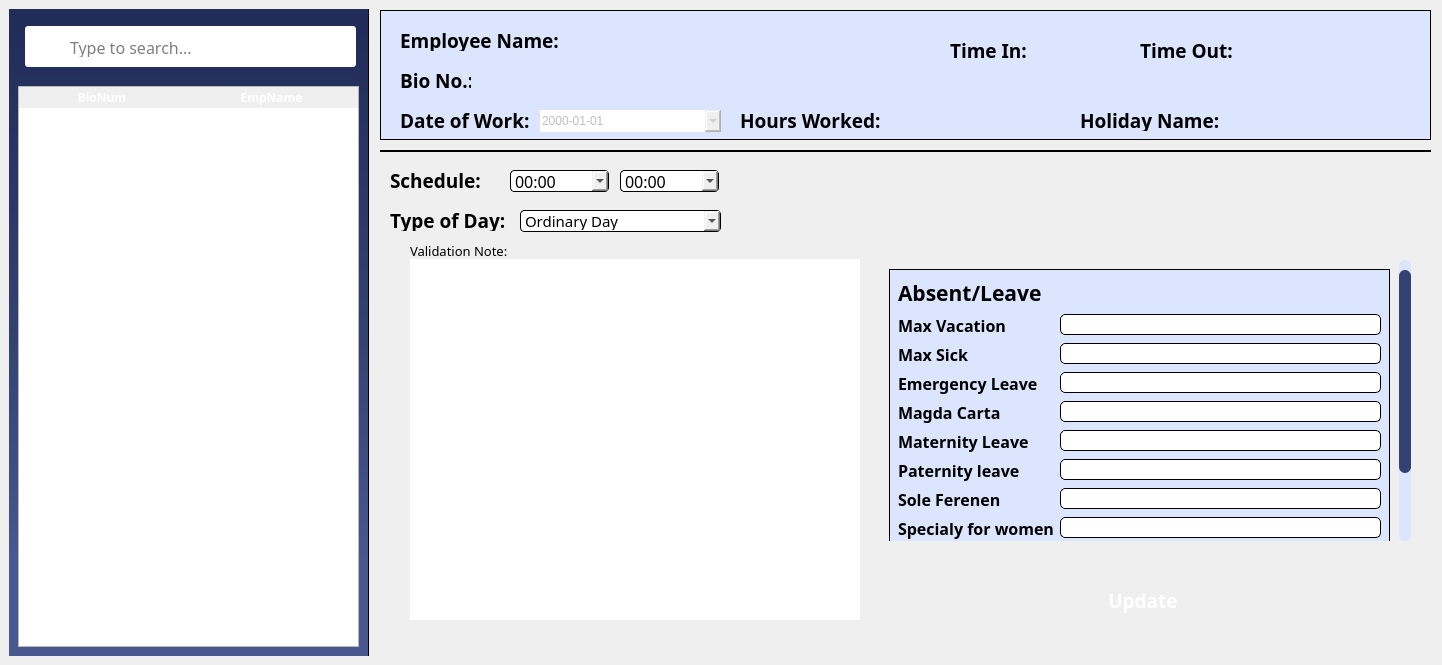
<?xml version="1.0" encoding="UTF-8"?>
<ui version="4.0">
 <class>Dialog</class>
 <widget class="QDialog" name="Dialog">
  <property name="geometry">
   <rect>
    <x>0</x>
    <y>0</y>
    <width>1442</width>
    <height>665</height>
   </rect>
  </property>
  <property name="font">
   <font>
    <family>poppins</family>
   </font>
  </property>
  <property name="windowTitle">
   <string>Schedule</string>
  </property>
  <property name="windowIcon">
   <iconset>
    <normaloff>../Icons/logo.svg</normaloff>../Icons/logo.svg</iconset>
  </property>
  <property name="styleSheet">
   <string notr="true">#employeeRate, #widget_3, #employeeDetails{
background-color: #DCE5FE;
border: 1px solid black;
}

QLineEdit{
background-color: rgb(255, 255, 255);
border-radius: 5px;
border: 1px solid black;
font-family: Poppins;
}

/* VERTICAL SCROLLBAR */
QScrollBar:vertical {
    border: none;
    background-color: rgba(220, 229, 254, 1); /* Updated background color */
    width: 12px;
    margin: 0;
    height: auto;
    border-radius: 6px;
}

/* HANDLE BAR VERTICAL */
QScrollBar::handle:vertical {
    background-color: rgba(52, 66, 115, 1); /* Handle color */
    min-height: 48px;
    border-radius: 6px;
    margin-top: 10px;
}

/* REMOVE THE UP ARROW BUTTON */
QScrollBar::sub-line:vertical {
    border: none;
    background: none;
    height: 0px;
    width: 0px;
}

/* REMOVE THE DOWN ARROW BUTTON */
QScrollBar::add-line:vertical {
    border: none;
    background: none;
    height: 0px;
    width: 0px;
}

/* REMOVE THE SPACE LEFT BY THE UP AND DOWN ARROW BUTTONS */
QScrollBar::sub-page:vertical, QScrollBar::add-page:vertical {
    background: none;
}</string>
  </property>
  <widget class="QWidget" name="widget_4" native="true">
   <property name="geometry">
    <rect>
     <x>9</x>
     <y>9</y>
     <width>361</width>
     <height>647</height>
    </rect>
   </property>
   <property name="minimumSize">
    <size>
     <width>100</width>
     <height>647</height>
    </size>
   </property>
   <widget class="QFrame" name="sideBar">
    <property name="geometry">
     <rect>
      <x>-1</x>
      <y>-3</y>
      <width>361</width>
      <height>651</height>
     </rect>
    </property>
    <property name="styleSheet">
     <string notr="true">#sideBar{
	background-color: qlineargradient(spread:pad, x1:0.508, y1:0.0340909, x2:0.503051, y2:1, stop:0 rgba(33, 44, 89, 255), stop:0.497175 rgba(52, 66, 115, 255), stop:0.847458 rgba(72, 87, 142, 255))
}</string>
    </property>
    <property name="frameShape">
     <enum>QFrame::StyledPanel</enum>
    </property>
    <property name="frameShadow">
     <enum>QFrame::Raised</enum>
    </property>
    <widget class="QFrame" name="searchBar">
     <property name="geometry">
      <rect>
       <x>17</x>
       <y>20</y>
       <width>331</width>
       <height>41</height>
      </rect>
     </property>
     <property name="focusPolicy">
      <enum>Qt::StrongFocus</enum>
     </property>
     <property name="styleSheet">
      <string notr="true">#searchBar{
	border: 1px solid &quot;#CBD5E0&quot;;
	border-radius: 3px; 
 	background-color: white;
}</string>
     </property>
     <property name="frameShape">
      <enum>QFrame::StyledPanel</enum>
     </property>
     <property name="frameShadow">
      <enum>QFrame::Raised</enum>
     </property>
     <widget class="QLineEdit" name="searchBioNum">
      <property name="geometry">
       <rect>
        <x>43</x>
        <y>10</y>
        <width>281</width>
        <height>21</height>
       </rect>
      </property>
      <property name="font">
       <font>
        <family>Poppins</family>
        <pointsize>12</pointsize>
       </font>
      </property>
      <property name="focusPolicy">
       <enum>Qt::ClickFocus</enum>
      </property>
      <property name="styleSheet">
       <string notr="true">border: none;</string>
      </property>
      <property name="text">
       <string/>
      </property>
      <property name="frame">
       <bool>false</bool>
      </property>
      <property name="placeholderText">
       <string>Type to search...</string>
      </property>
     </widget>
     <widget class="QLabel" name="searchIcon">
      <property name="geometry">
       <rect>
        <x>10</x>
        <y>10</y>
        <width>31</width>
        <height>21</height>
       </rect>
      </property>
      <property name="styleSheet">
       <string notr="true">#searchIcon{
	background-color: white;
}</string>
      </property>
      <property name="text">
       <string/>
      </property>
      <property name="pixmap">
       <pixmap>../Icons/search.svg</pixmap>
      </property>
      <property name="scaledContents">
       <bool>false</bool>
      </property>
      <property name="alignment">
       <set>Qt::AlignCenter</set>
      </property>
     </widget>
    </widget>
    <widget class="QWidget" name="widget_2" native="true">
     <property name="geometry">
      <rect>
       <x>10</x>
       <y>80</y>
       <width>274</width>
       <height>210</height>
      </rect>
     </property>
     <property name="styleSheet">
      <string notr="true">#btnCheckSched, #btnFilter {
	background-color: &quot;#546aba&quot;;
	color: white;
	border-radius: 5px;
}

#btnTimeSheet, #btnImport{
border-radius: 5px;
	color: white;
background-color: &quot;#30d977&quot;;
}

#btnExport{
background-color: rgb(255, 110, 112);
	color: white;
	border-radius: 5px;
}

#btnCheckSched:hover, #btnFilter:hover{
background-color: #485ba1;
}

#btnTimeSheet:hover, #btnImport:hover{
	background-color: &quot;#26ad5f&quot;;
}

#btnExport:hover{
background-color: #c75657;
}

</string>
     </property>
     <layout class="QVBoxLayout" name="verticalLayout_2"/>
    </widget>
    <widget class="QTableWidget" name="employeeTable">
     <property name="geometry">
      <rect>
       <x>10</x>
       <y>80</y>
       <width>341</width>
       <height>561</height>
      </rect>
     </property>
     <property name="sizePolicy">
      <sizepolicy hsizetype="Fixed" vsizetype="Fixed">
       <horstretch>0</horstretch>
       <verstretch>0</verstretch>
      </sizepolicy>
     </property>
     <property name="font">
      <font>
       <family>Poppins SemiBold</family>
       <pointsize>12</pointsize>
       <weight>75</weight>
       <bold>true</bold>
      </font>
     </property>
     <property name="focusPolicy">
      <enum>Qt::ClickFocus</enum>
     </property>
     <property name="contextMenuPolicy">
      <enum>Qt::DefaultContextMenu</enum>
     </property>
     <property name="styleSheet">
      <string notr="true">/* Header Design */

QHeaderView::section {
	font-family: Poppins;
	font-weight: bold;
	font-size: 12px;
	color: white;
	background-color: &quot;#344273&quot;;
	border: none;
}

/* Style for the selected row */
QTableView::item:selected:active {
	 selection-background-color: &quot;#9DADDF&quot;;
}

/* Style for the alternate row */
QTableWidget {
	alternate-background-color: &quot;#DDDDDD&quot;;
}</string>
     </property>
     <property name="horizontalScrollBarPolicy">
      <enum>Qt::ScrollBarAsNeeded</enum>
     </property>
     <property name="sizeAdjustPolicy">
      <enum>QAbstractScrollArea::AdjustIgnored</enum>
     </property>
     <property name="editTriggers">
      <set>QAbstractItemView::NoEditTriggers</set>
     </property>
     <property name="tabKeyNavigation">
      <bool>false</bool>
     </property>
     <property name="showDropIndicator" stdset="0">
      <bool>false</bool>
     </property>
     <property name="dragDropOverwriteMode">
      <bool>false</bool>
     </property>
     <property name="alternatingRowColors">
      <bool>true</bool>
     </property>
     <property name="selectionMode">
      <enum>QAbstractItemView::SingleSelection</enum>
     </property>
     <property name="selectionBehavior">
      <enum>QAbstractItemView::SelectRows</enum>
     </property>
     <property name="textElideMode">
      <enum>Qt::ElideRight</enum>
     </property>
     <property name="showGrid">
      <bool>false</bool>
     </property>
     <property name="gridStyle">
      <enum>Qt::SolidLine</enum>
     </property>
     <property name="cornerButtonEnabled">
      <bool>false</bool>
     </property>
     <property name="columnCount">
      <number>2</number>
     </property>
     <attribute name="horizontalHeaderVisible">
      <bool>true</bool>
     </attribute>
     <attribute name="horizontalHeaderCascadingSectionResizes">
      <bool>true</bool>
     </attribute>
     <attribute name="horizontalHeaderMinimumSectionSize">
      <number>50</number>
     </attribute>
     <attribute name="horizontalHeaderDefaultSectionSize">
      <number>166</number>
     </attribute>
     <attribute name="horizontalHeaderHighlightSections">
      <bool>true</bool>
     </attribute>
     <attribute name="horizontalHeaderShowSortIndicator" stdset="0">
      <bool>false</bool>
     </attribute>
     <attribute name="horizontalHeaderStretchLastSection">
      <bool>true</bool>
     </attribute>
     <attribute name="verticalHeaderVisible">
      <bool>false</bool>
     </attribute>
     <attribute name="verticalHeaderDefaultSectionSize">
      <number>31</number>
     </attribute>
     <attribute name="verticalHeaderHighlightSections">
      <bool>false</bool>
     </attribute>
     <column>
      <property name="text">
       <string>BioNum</string>
      </property>
     </column>
     <column>
      <property name="text">
       <string>EmpName</string>
      </property>
      <property name="font">
       <font>
        <pointsize>8</pointsize>
       </font>
      </property>
     </column>
    </widget>
   </widget>
  </widget>
  <widget class="QWidget" name="widget" native="true">
   <property name="geometry">
    <rect>
     <x>380</x>
     <y>10</y>
     <width>1051</width>
     <height>647</height>
    </rect>
   </property>
   <property name="minimumSize">
    <size>
     <width>123</width>
     <height>130</height>
    </size>
   </property>
   <property name="font">
    <font>
     <family>poppins</family>
     <weight>75</weight>
     <bold>true</bold>
    </font>
   </property>
   <property name="styleSheet">
    <string notr="true">border: 5px black solid;</string>
   </property>
   <widget class="QFrame" name="frame">
    <property name="geometry">
     <rect>
      <x>0</x>
      <y>140</y>
      <width>1051</width>
      <height>501</height>
     </rect>
    </property>
    <property name="styleSheet">
     <string notr="true">#frame{
border-top: 2px solid black;
}

QLabel{
border: none;
}

QComboBox{
border-radius: 4px;
border: 1px solid black;
font-family: Poppins;
}

QLineEdit{
background-color: rgb(255, 255, 255);
border-radius: 5px;
border: 1px solid black;
font-family: Poppins;
}</string>
    </property>
    <property name="frameShape">
     <enum>QFrame::StyledPanel</enum>
    </property>
    <property name="frameShadow">
     <enum>QFrame::Raised</enum>
    </property>
    <widget class="QScrollArea" name="scrollArea">
     <property name="geometry">
      <rect>
       <x>500</x>
       <y>110</y>
       <width>531</width>
       <height>281</height>
      </rect>
     </property>
     <property name="font">
      <font>
       <family>poppins</family>
       <pointsize>10</pointsize>
      </font>
     </property>
     <property name="styleSheet">
      <string notr="true"> QScrollBar:vertical {
	border: none;
    background: rgba(217, 217, 217, 1);
 }</string>
     </property>
     <property name="frameShape">
      <enum>QFrame::NoFrame</enum>
     </property>
     <property name="verticalScrollBarPolicy">
      <enum>Qt::ScrollBarAlwaysOn</enum>
     </property>
     <property name="horizontalScrollBarPolicy">
      <enum>Qt::ScrollBarAlwaysOff</enum>
     </property>
     <property name="widgetResizable">
      <bool>true</bool>
     </property>
     <widget class="QWidget" name="scrollAreaWidgetContents_2">
      <property name="geometry">
       <rect>
        <x>0</x>
        <y>0</y>
        <width>519</width>
        <height>370</height>
       </rect>
      </property>
      <property name="minimumSize">
       <size>
        <width>0</width>
        <height>370</height>
       </size>
      </property>
      <property name="styleSheet">
       <string notr="true"/>
      </property>
      <layout class="QVBoxLayout" name="verticalLayout_3">
       <item>
        <widget class="QWidget" name="widget_3" native="true">
         <property name="minimumSize">
          <size>
           <width>0</width>
           <height>0</height>
          </size>
         </property>
         <property name="styleSheet">
          <string notr="true">QComboBox{
border: 1px solid black;
border-radius: 5px;
}

QLineEdit {
border: 1px solid black;
border-radius: 5px;
}

#widget_3{
border: 1px solid black;
}</string>
         </property>
         <layout class="QFormLayout" name="formLayout">
          <item row="0" column="0">
           <widget class="QLabel" name="lblName_2">
            <property name="font">
             <font>
              <family>poppins</family>
              <pointsize>16</pointsize>
              <weight>75</weight>
              <bold>true</bold>
             </font>
            </property>
            <property name="text">
             <string>Absent/Leave</string>
            </property>
           </widget>
          </item>
          <item row="1" column="0">
           <widget class="QLabel" name="payDed1_2">
            <property name="font">
             <font>
              <family>poppins</family>
              <pointsize>12</pointsize>
              <weight>75</weight>
              <bold>true</bold>
             </font>
            </property>
            <property name="text">
             <string>Max Vacation</string>
            </property>
           </widget>
          </item>
          <item row="1" column="1">
           <widget class="QLineEdit" name="txtVacn">
            <property name="text">
             <string/>
            </property>
           </widget>
          </item>
          <item row="2" column="0">
           <widget class="QLabel" name="payDed1_3">
            <property name="font">
             <font>
              <family>poppins</family>
              <pointsize>12</pointsize>
              <weight>75</weight>
              <bold>true</bold>
             </font>
            </property>
            <property name="text">
             <string>Max Sick</string>
            </property>
           </widget>
          </item>
          <item row="2" column="1">
           <widget class="QLineEdit" name="txtSick">
            <property name="text">
             <string/>
            </property>
           </widget>
          </item>
          <item row="3" column="0">
           <widget class="QLabel" name="payDed1">
            <property name="font">
             <font>
              <family>poppins</family>
              <pointsize>12</pointsize>
              <weight>75</weight>
              <bold>true</bold>
             </font>
            </property>
            <property name="text">
             <string>Emergency Leave</string>
            </property>
           </widget>
          </item>
          <item row="3" column="1">
           <widget class="QLineEdit" name="txtEmerLeave"/>
          </item>
          <item row="4" column="0">
           <widget class="QLabel" name="payDed2">
            <property name="font">
             <font>
              <family>poppins</family>
              <pointsize>12</pointsize>
              <weight>75</weight>
              <bold>true</bold>
             </font>
            </property>
            <property name="text">
             <string>Magda Carta</string>
            </property>
           </widget>
          </item>
          <item row="4" column="1">
           <widget class="QLineEdit" name="txtMagda"/>
          </item>
          <item row="5" column="0">
           <widget class="QLabel" name="payDed3">
            <property name="font">
             <font>
              <family>poppins</family>
              <pointsize>12</pointsize>
              <weight>75</weight>
              <bold>true</bold>
             </font>
            </property>
            <property name="text">
             <string>Maternity Leave</string>
            </property>
           </widget>
          </item>
          <item row="5" column="1">
           <widget class="QLineEdit" name="txtMaternity"/>
          </item>
          <item row="6" column="0">
           <widget class="QLabel" name="payDed4">
            <property name="font">
             <font>
              <family>poppins</family>
              <pointsize>12</pointsize>
              <weight>75</weight>
              <bold>true</bold>
             </font>
            </property>
            <property name="text">
             <string>Paternity leave</string>
            </property>
           </widget>
          </item>
          <item row="6" column="1">
           <widget class="QLineEdit" name="txtPaternity"/>
          </item>
          <item row="7" column="0">
           <widget class="QLabel" name="payDed5">
            <property name="font">
             <font>
              <family>poppins</family>
              <pointsize>12</pointsize>
              <weight>75</weight>
              <bold>true</bold>
             </font>
            </property>
            <property name="text">
             <string>Sole Ferenen</string>
            </property>
           </widget>
          </item>
          <item row="7" column="1">
           <widget class="QLineEdit" name="txtSole"/>
          </item>
          <item row="8" column="0">
           <widget class="QLabel" name="payDed6">
            <property name="font">
             <font>
              <family>poppins</family>
              <pointsize>12</pointsize>
              <weight>75</weight>
              <bold>true</bold>
             </font>
            </property>
            <property name="text">
             <string>Specialy for women</string>
            </property>
           </widget>
          </item>
          <item row="8" column="1">
           <widget class="QLineEdit" name="txtSpecialy"/>
          </item>
          <item row="9" column="0">
           <widget class="QLabel" name="payDed6_2">
            <property name="font">
             <font>
              <family>poppins</family>
              <pointsize>12</pointsize>
              <weight>75</weight>
              <bold>true</bold>
             </font>
            </property>
            <property name="text">
             <string>SIL/BL</string>
            </property>
           </widget>
          </item>
          <item row="9" column="1">
           <widget class="QLineEdit" name="txtSIL"/>
          </item>
         </layout>
        </widget>
       </item>
      </layout>
     </widget>
    </widget>
    <widget class="QPushButton" name="pushButton">
     <property name="geometry">
      <rect>
       <x>500</x>
       <y>430</y>
       <width>521</width>
       <height>40</height>
      </rect>
     </property>
     <property name="font">
      <font>
       <family>poppins</family>
       <pointsize>14</pointsize>
       <weight>75</weight>
       <bold>true</bold>
      </font>
     </property>
     <property name="layoutDirection">
      <enum>Qt::LeftToRight</enum>
     </property>
     <property name="styleSheet">
      <string notr="true">#pushButton{
	background-color: &quot;#344273&quot;;
	color: white;
}

#pushButton:hover{
background-color: &quot;#2d3963&quot;
}</string>
     </property>
     <property name="text">
      <string> Update</string>
     </property>
     <property name="icon">
      <iconset>
       <normaloff>../../MainFrame/Resources/Icons/update.svg</normaloff>../../MainFrame/Resources/Icons/update.svg</iconset>
     </property>
     <property name="iconSize">
      <size>
       <width>24</width>
       <height>24</height>
      </size>
     </property>
    </widget>
    <widget class="QLabel" name="lblType_4">
     <property name="geometry">
      <rect>
       <x>30</x>
       <y>90</y>
       <width>151</width>
       <height>21</height>
      </rect>
     </property>
     <property name="font">
      <font>
       <family>poppins</family>
       <pointsize>10</pointsize>
      </font>
     </property>
     <property name="text">
      <string>Validation Note:</string>
     </property>
    </widget>
    <widget class="QLabel" name="lblType_2">
     <property name="geometry">
      <rect>
       <x>10</x>
       <y>60</y>
       <width>151</width>
       <height>21</height>
      </rect>
     </property>
     <property name="font">
      <font>
       <family>poppins</family>
       <pointsize>14</pointsize>
       <weight>75</weight>
       <bold>true</bold>
      </font>
     </property>
     <property name="text">
      <string>Type of Day:</string>
     </property>
    </widget>
    <widget class="QComboBox" name="costCenterFrom_2">
     <property name="geometry">
      <rect>
       <x>240</x>
       <y>20</y>
       <width>99</width>
       <height>22</height>
      </rect>
     </property>
     <property name="font">
      <font>
       <family>Poppins</family>
       <pointsize>12</pointsize>
      </font>
     </property>
     <item>
      <property name="text">
       <string>00:00</string>
      </property>
     </item>
     <item>
      <property name="text">
       <string>01:00</string>
      </property>
     </item>
     <item>
      <property name="text">
       <string>02:00</string>
      </property>
     </item>
     <item>
      <property name="text">
       <string>03:00</string>
      </property>
     </item>
     <item>
      <property name="text">
       <string>04:00</string>
      </property>
     </item>
     <item>
      <property name="text">
       <string>05:00</string>
      </property>
     </item>
     <item>
      <property name="text">
       <string>06:00</string>
      </property>
     </item>
     <item>
      <property name="text">
       <string>07:00</string>
      </property>
     </item>
     <item>
      <property name="text">
       <string>08:00</string>
      </property>
     </item>
     <item>
      <property name="text">
       <string>09:00</string>
      </property>
     </item>
     <item>
      <property name="text">
       <string>10:00</string>
      </property>
     </item>
     <item>
      <property name="text">
       <string>11:00</string>
      </property>
     </item>
     <item>
      <property name="text">
       <string>12:00</string>
      </property>
     </item>
     <item>
      <property name="text">
       <string>13:00</string>
      </property>
     </item>
     <item>
      <property name="text">
       <string>14:00</string>
      </property>
     </item>
     <item>
      <property name="text">
       <string>15:00</string>
      </property>
     </item>
     <item>
      <property name="text">
       <string>16:00</string>
      </property>
     </item>
     <item>
      <property name="text">
       <string>17:00</string>
      </property>
     </item>
     <item>
      <property name="text">
       <string>18:00</string>
      </property>
     </item>
     <item>
      <property name="text">
       <string>19:00</string>
      </property>
     </item>
     <item>
      <property name="text">
       <string>20:00</string>
      </property>
     </item>
     <item>
      <property name="text">
       <string>21:00</string>
      </property>
     </item>
     <item>
      <property name="text">
       <string>22:00</string>
      </property>
     </item>
     <item>
      <property name="text">
       <string>23:00</string>
      </property>
     </item>
    </widget>
    <widget class="QLabel" name="lblBio_4">
     <property name="geometry">
      <rect>
       <x>10</x>
       <y>20</y>
       <width>101</width>
       <height>21</height>
      </rect>
     </property>
     <property name="font">
      <font>
       <family>poppins</family>
       <pointsize>14</pointsize>
       <weight>75</weight>
       <bold>true</bold>
      </font>
     </property>
     <property name="text">
      <string>Schedule:</string>
     </property>
    </widget>
    <widget class="QPlainTextEdit" name="plainTextEdit">
     <property name="geometry">
      <rect>
       <x>30</x>
       <y>109</y>
       <width>450</width>
       <height>361</height>
      </rect>
     </property>
    </widget>
    <widget class="QComboBox" name="costCenterFrom">
     <property name="geometry">
      <rect>
       <x>130</x>
       <y>20</y>
       <width>99</width>
       <height>22</height>
      </rect>
     </property>
     <property name="font">
      <font>
       <family>Poppins</family>
       <pointsize>12</pointsize>
      </font>
     </property>
     <item>
      <property name="text">
       <string>00:00</string>
      </property>
     </item>
     <item>
      <property name="text">
       <string>01:00</string>
      </property>
     </item>
     <item>
      <property name="text">
       <string>02:00</string>
      </property>
     </item>
     <item>
      <property name="text">
       <string>03:00</string>
      </property>
     </item>
     <item>
      <property name="text">
       <string>04:00</string>
      </property>
     </item>
     <item>
      <property name="text">
       <string>05:00</string>
      </property>
     </item>
     <item>
      <property name="text">
       <string>06:00</string>
      </property>
     </item>
     <item>
      <property name="text">
       <string>07:00</string>
      </property>
     </item>
     <item>
      <property name="text">
       <string>08:00</string>
      </property>
     </item>
     <item>
      <property name="text">
       <string>09:00</string>
      </property>
     </item>
     <item>
      <property name="text">
       <string>10:00</string>
      </property>
     </item>
     <item>
      <property name="text">
       <string>11:00</string>
      </property>
     </item>
     <item>
      <property name="text">
       <string>12:00</string>
      </property>
     </item>
     <item>
      <property name="text">
       <string>13:00</string>
      </property>
     </item>
     <item>
      <property name="text">
       <string>14:00</string>
      </property>
     </item>
     <item>
      <property name="text">
       <string>15:00</string>
      </property>
     </item>
     <item>
      <property name="text">
       <string>16:00</string>
      </property>
     </item>
     <item>
      <property name="text">
       <string>17:00</string>
      </property>
     </item>
     <item>
      <property name="text">
       <string>18:00</string>
      </property>
     </item>
     <item>
      <property name="text">
       <string>19:00</string>
      </property>
     </item>
     <item>
      <property name="text">
       <string>20:00</string>
      </property>
     </item>
     <item>
      <property name="text">
       <string>21:00</string>
      </property>
     </item>
     <item>
      <property name="text">
       <string>22:00</string>
      </property>
     </item>
     <item>
      <property name="text">
       <string>23:00</string>
      </property>
     </item>
    </widget>
    <widget class="QComboBox" name="typeOfDayCb">
     <property name="geometry">
      <rect>
       <x>140</x>
       <y>60</y>
       <width>201</width>
       <height>22</height>
      </rect>
     </property>
     <property name="font">
      <font>
       <family>Poppins</family>
       <pointsize>11</pointsize>
      </font>
     </property>
     <item>
      <property name="text">
       <string>Ordinary Day</string>
      </property>
     </item>
     <item>
      <property name="text">
       <string>Regular Holiday</string>
      </property>
     </item>
     <item>
      <property name="text">
       <string>Special Holiday</string>
      </property>
     </item>
    </widget>
   </widget>
   <widget class="QWidget" name="employeeDetails" native="true">
    <property name="geometry">
     <rect>
      <x>0</x>
      <y>0</y>
      <width>1051</width>
      <height>130</height>
     </rect>
    </property>
    <property name="minimumSize">
     <size>
      <width>0</width>
      <height>130</height>
     </size>
    </property>
    <property name="font">
     <font>
      <family>poppins</family>
      <weight>75</weight>
      <bold>true</bold>
     </font>
    </property>
    <property name="styleSheet">
     <string notr="true">#employeeDetails{
border: 1px solid black;
}</string>
    </property>
    <widget class="QLabel" name="lblName">
     <property name="geometry">
      <rect>
       <x>20</x>
       <y>20</y>
       <width>171</width>
       <height>21</height>
      </rect>
     </property>
     <property name="font">
      <font>
       <family>poppins</family>
       <pointsize>14</pointsize>
       <weight>75</weight>
       <bold>true</bold>
      </font>
     </property>
     <property name="text">
      <string>Employee Name:</string>
     </property>
    </widget>
    <widget class="QLabel" name="empNameTxt">
     <property name="geometry">
      <rect>
       <x>190</x>
       <y>20</y>
       <width>291</width>
       <height>21</height>
      </rect>
     </property>
     <property name="font">
      <font>
       <family>poppins</family>
       <pointsize>12</pointsize>
      </font>
     </property>
     <property name="text">
      <string/>
     </property>
    </widget>
    <widget class="QDateEdit" name="dateOfWork">
     <property name="enabled">
      <bool>false</bool>
     </property>
     <property name="geometry">
      <rect>
       <x>160</x>
       <y>100</y>
       <width>181</width>
       <height>22</height>
      </rect>
     </property>
     <property name="readOnly">
      <bool>true</bool>
     </property>
     <property name="displayFormat">
      <string>yyyy-MM-dd</string>
     </property>
     <property name="calendarPopup">
      <bool>true</bool>
     </property>
    </widget>
    <widget class="QLabel" name="lblType_3">
     <property name="geometry">
      <rect>
       <x>20</x>
       <y>100</y>
       <width>141</width>
       <height>21</height>
      </rect>
     </property>
     <property name="font">
      <font>
       <family>poppins</family>
       <pointsize>14</pointsize>
       <weight>75</weight>
       <bold>true</bold>
      </font>
     </property>
     <property name="text">
      <string>Date of Work:</string>
     </property>
    </widget>
    <widget class="QLabel" name="bioNumTxt">
     <property name="geometry">
      <rect>
       <x>120</x>
       <y>60</y>
       <width>111</width>
       <height>21</height>
      </rect>
     </property>
     <property name="font">
      <font>
       <family>poppins</family>
       <pointsize>12</pointsize>
      </font>
     </property>
     <property name="text">
      <string/>
     </property>
    </widget>
    <widget class="QLabel" name="lblBio">
     <property name="geometry">
      <rect>
       <x>20</x>
       <y>60</y>
       <width>71</width>
       <height>21</height>
      </rect>
     </property>
     <property name="font">
      <font>
       <family>poppins</family>
       <pointsize>14</pointsize>
       <weight>75</weight>
       <bold>true</bold>
      </font>
     </property>
     <property name="text">
      <string>Bio No.:</string>
     </property>
    </widget>
    <widget class="QLabel" name="timeOutTxt">
     <property name="geometry">
      <rect>
       <x>860</x>
       <y>30</y>
       <width>110</width>
       <height>21</height>
      </rect>
     </property>
     <property name="font">
      <font>
       <family>poppins</family>
       <pointsize>12</pointsize>
      </font>
     </property>
     <property name="text">
      <string/>
     </property>
    </widget>
    <widget class="QLabel" name="timeInTxt">
     <property name="geometry">
      <rect>
       <x>650</x>
       <y>30</y>
       <width>110</width>
       <height>21</height>
      </rect>
     </property>
     <property name="font">
      <font>
       <family>poppins</family>
       <pointsize>12</pointsize>
      </font>
     </property>
     <property name="text">
      <string/>
     </property>
    </widget>
    <widget class="QLabel" name="lblBio_2">
     <property name="geometry">
      <rect>
       <x>570</x>
       <y>30</y>
       <width>81</width>
       <height>21</height>
      </rect>
     </property>
     <property name="font">
      <font>
       <family>poppins</family>
       <pointsize>14</pointsize>
       <weight>75</weight>
       <bold>true</bold>
      </font>
     </property>
     <property name="text">
      <string>Time In:</string>
     </property>
    </widget>
    <widget class="QLabel" name="lblBio_3">
     <property name="geometry">
      <rect>
       <x>760</x>
       <y>30</y>
       <width>101</width>
       <height>21</height>
      </rect>
     </property>
     <property name="font">
      <font>
       <family>poppins</family>
       <pointsize>14</pointsize>
       <weight>75</weight>
       <bold>true</bold>
      </font>
     </property>
     <property name="text">
      <string>Time Out:</string>
     </property>
    </widget>
    <widget class="QLabel" name="holidayNameTxt">
     <property name="geometry">
      <rect>
       <x>860</x>
       <y>100</y>
       <width>181</width>
       <height>21</height>
      </rect>
     </property>
     <property name="font">
      <font>
       <family>poppins</family>
       <pointsize>12</pointsize>
      </font>
     </property>
     <property name="text">
      <string/>
     </property>
     <property name="alignment">
      <set>Qt::AlignLeading|Qt::AlignLeft|Qt::AlignVCenter</set>
     </property>
     <property name="wordWrap">
      <bool>true</bool>
     </property>
    </widget>
    <widget class="QLabel" name="hoursWorkedTxt">
     <property name="geometry">
      <rect>
       <x>510</x>
       <y>100</y>
       <width>181</width>
       <height>20</height>
      </rect>
     </property>
     <property name="font">
      <font>
       <family>poppins</family>
       <pointsize>12</pointsize>
      </font>
     </property>
     <property name="text">
      <string/>
     </property>
    </widget>
    <widget class="QLabel" name="label">
     <property name="geometry">
      <rect>
       <x>360</x>
       <y>100</y>
       <width>151</width>
       <height>21</height>
      </rect>
     </property>
     <property name="font">
      <font>
       <family>poppins</family>
       <pointsize>14</pointsize>
       <weight>75</weight>
       <bold>true</bold>
      </font>
     </property>
     <property name="text">
      <string>Hours Worked:</string>
     </property>
    </widget>
    <widget class="QLabel" name="lblType">
     <property name="geometry">
      <rect>
       <x>700</x>
       <y>100</y>
       <width>151</width>
       <height>21</height>
      </rect>
     </property>
     <property name="font">
      <font>
       <family>poppins</family>
       <pointsize>14</pointsize>
       <weight>75</weight>
       <bold>true</bold>
      </font>
     </property>
     <property name="text">
      <string>Holiday Name:</string>
     </property>
    </widget>
   </widget>
  </widget>
 </widget>
 <resources/>
 <connections/>
</ui>
